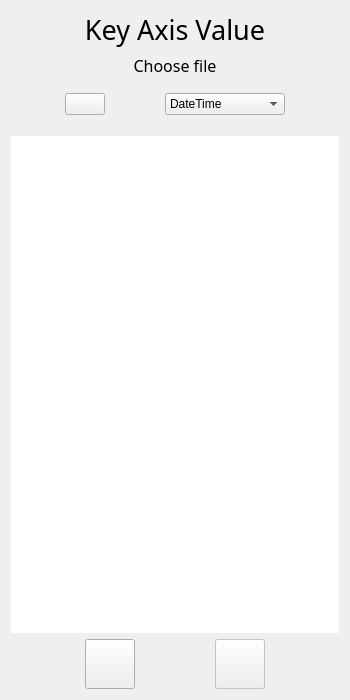
<?xml version="1.0" encoding="UTF-8"?>
<ui version="4.0">
 <class>CSVItemsLoader</class>
 <widget class="QWidget" name="CSVItemsLoader">
  <property name="geometry">
   <rect>
    <x>0</x>
    <y>0</y>
    <width>350</width>
    <height>700</height>
   </rect>
  </property>
  <property name="minimumSize">
   <size>
    <width>300</width>
    <height>590</height>
   </size>
  </property>
  <property name="windowTitle">
   <string>Form</string>
  </property>
  <layout class="QVBoxLayout" name="verticalLayout">
   <item>
    <widget class="QLabel" name="mainLabel">
     <property name="font">
      <font>
       <family>Rubik</family>
       <pointsize>20</pointsize>
      </font>
     </property>
     <property name="text">
      <string>Key Axis Value</string>
     </property>
     <property name="alignment">
      <set>Qt::AlignCenter</set>
     </property>
     <property name="margin">
      <number>11</number>
     </property>
    </widget>
   </item>
   <item>
    <widget class="QLabel" name="infoLabel">
     <property name="font">
      <font>
       <family>Rubik Light</family>
       <pointsize>12</pointsize>
      </font>
     </property>
     <property name="text">
      <string>Choose file</string>
     </property>
     <property name="alignment">
      <set>Qt::AlignCenter</set>
     </property>
     <property name="margin">
      <number>9</number>
     </property>
    </widget>
   </item>
   <item>
    <layout class="QHBoxLayout" name="horizontalLayout_2">
     <property name="topMargin">
      <number>10</number>
     </property>
     <property name="bottomMargin">
      <number>15</number>
     </property>
     <item>
      <widget class="QPushButton" name="openFile">
       <property name="maximumSize">
        <size>
         <width>40</width>
         <height>40</height>
        </size>
       </property>
       <property name="text">
        <string/>
       </property>
       <property name="icon">
        <iconset resource="../Resources/files.qrc">
         <normaloff>:/icons/open_file.svg</normaloff>:/icons/open_file.svg</iconset>
       </property>
       <property name="iconSize">
        <size>
         <width>30</width>
         <height>30</height>
        </size>
       </property>
      </widget>
     </item>
     <item>
      <widget class="QComboBox" name="XColumnType">
       <property name="sizePolicy">
        <sizepolicy hsizetype="Minimum" vsizetype="Minimum">
         <horstretch>0</horstretch>
         <verstretch>0</verstretch>
        </sizepolicy>
       </property>
       <property name="maximumSize">
        <size>
         <width>120</width>
         <height>16777215</height>
        </size>
       </property>
       <property name="styleSheet">
        <string notr="true"/>
       </property>
       <property name="currentIndex">
        <number>0</number>
       </property>
       <property name="iconSize">
        <size>
         <width>20</width>
         <height>20</height>
        </size>
       </property>
       <item>
        <property name="text">
         <string>DateTime</string>
        </property>
        <property name="icon">
         <iconset resource="../Resources/files.qrc">
          <normaloff>:/icons/dateTimeType.svg</normaloff>:/icons/dateTimeType.svg</iconset>
        </property>
       </item>
       <item>
        <property name="text">
         <string>mSecs</string>
        </property>
        <property name="icon">
         <iconset resource="../Resources/files.qrc">
          <normaloff>:/icons/watch.svg</normaloff>:/icons/watch.svg</iconset>
        </property>
       </item>
       <item>
        <property name="text">
         <string>Count</string>
        </property>
        <property name="icon">
         <iconset resource="../Resources/files.qrc">
          <normaloff>:/icons/lonlType.svg</normaloff>:/icons/lonlType.svg</iconset>
        </property>
       </item>
      </widget>
     </item>
    </layout>
   </item>
   <item>
    <layout class="QHBoxLayout" name="horizontalLayout_3">
     <item>
      <widget class="QTreeView" name="csvTreeView">
       <property name="styleSheet">
        <string notr="true">
QTreeView::branch:has-siblings:adjoins-item {
    border-image: url(:/icons/column.svg) 0;
}

QTreeView::branch:!has-children:!has-siblings:adjoins-item {
    border-image: url(:/icons/column.svg) 0;
}</string>
       </property>
       <property name="frameShape">
        <enum>QFrame::NoFrame</enum>
       </property>
       <property name="editTriggers">
        <set>QAbstractItemView::NoEditTriggers</set>
       </property>
       <property name="tabKeyNavigation">
        <bool>true</bool>
       </property>
       <property name="dragEnabled">
        <bool>false</bool>
       </property>
       <property name="dragDropOverwriteMode">
        <bool>true</bool>
       </property>
       <property name="defaultDropAction">
        <enum>Qt::MoveAction</enum>
       </property>
       <property name="selectionMode">
        <enum>QAbstractItemView::SingleSelection</enum>
       </property>
       <property name="iconSize">
        <size>
         <width>19</width>
         <height>17</height>
        </size>
       </property>
       <property name="rootIsDecorated">
        <bool>true</bool>
       </property>
       <property name="uniformRowHeights">
        <bool>true</bool>
       </property>
       <property name="sortingEnabled">
        <bool>true</bool>
       </property>
       <property name="animated">
        <bool>true</bool>
       </property>
       <attribute name="headerVisible">
        <bool>false</bool>
       </attribute>
       <attribute name="headerHighlightSections">
        <bool>false</bool>
       </attribute>
       <attribute name="headerShowSortIndicator" stdset="0">
        <bool>true</bool>
       </attribute>
      </widget>
     </item>
    </layout>
   </item>
   <item>
    <layout class="QHBoxLayout" name="horizontalLayout">
     <item>
      <widget class="QPushButton" name="btn_confirm_key">
       <property name="enabled">
        <bool>true</bool>
       </property>
       <property name="minimumSize">
        <size>
         <width>50</width>
         <height>50</height>
        </size>
       </property>
       <property name="maximumSize">
        <size>
         <width>50</width>
         <height>50</height>
        </size>
       </property>
       <property name="text">
        <string/>
       </property>
       <property name="icon">
        <iconset resource="../Resources/files.qrc">
         <normaloff>:/icons/confirm.svg</normaloff>
         <disabledoff>:/icons/confirm_disabled.svg</disabledoff>
         <disabledon>:/icons/confirm_disabled.svg</disabledon>:/icons/confirm.svg</iconset>
       </property>
       <property name="iconSize">
        <size>
         <width>40</width>
         <height>40</height>
        </size>
       </property>
      </widget>
     </item>
     <item>
      <widget class="QPushButton" name="btn_confirm">
       <property name="enabled">
        <bool>false</bool>
       </property>
       <property name="minimumSize">
        <size>
         <width>50</width>
         <height>50</height>
        </size>
       </property>
       <property name="maximumSize">
        <size>
         <width>50</width>
         <height>50</height>
        </size>
       </property>
       <property name="text">
        <string/>
       </property>
       <property name="icon">
        <iconset resource="../Resources/files.qrc">
         <normaloff>:/icons/confirm.svg</normaloff>
         <disabledoff>:/icons/confirm_disabled.svg</disabledoff>
         <disabledon>:/icons/confirm_disabled.svg</disabledon>:/icons/confirm.svg</iconset>
       </property>
       <property name="iconSize">
        <size>
         <width>40</width>
         <height>40</height>
        </size>
       </property>
      </widget>
     </item>
    </layout>
   </item>
  </layout>
 </widget>
 <resources>
  <include location="../Resources/files.qrc"/>
 </resources>
 <connections/>
</ui>
